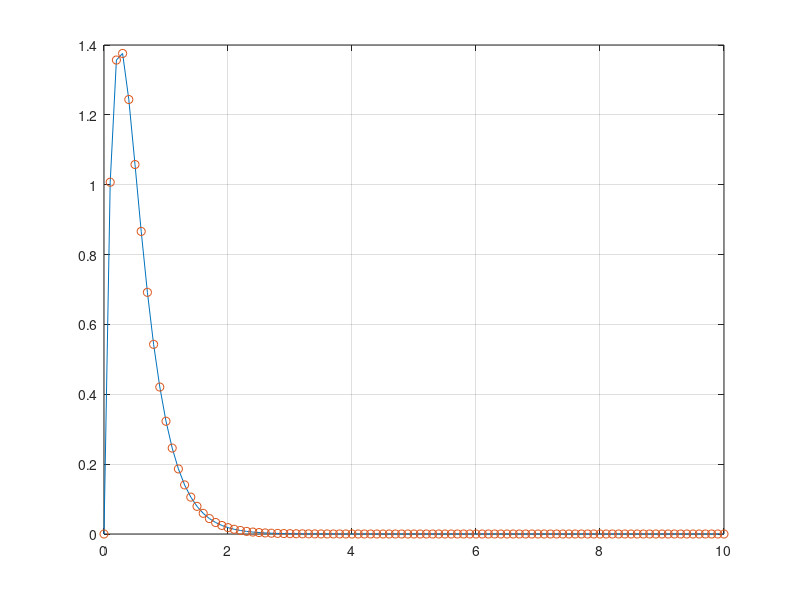

Write MATLAB code to recreate this figure.
num=15;den=[1, 8, 15];
sys = tf(num, den);
t = 0:0.1:10;
y1 = impulse(sys, t);
y2 = 15/2 * (exp(-3*t)-exp(-5*t));
plot(t, y1, t, y2, 'o'),grid;
